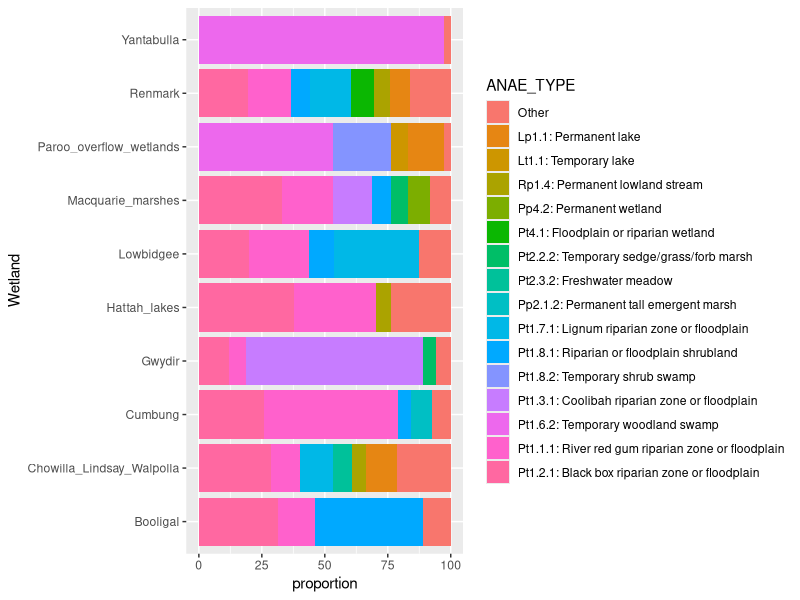
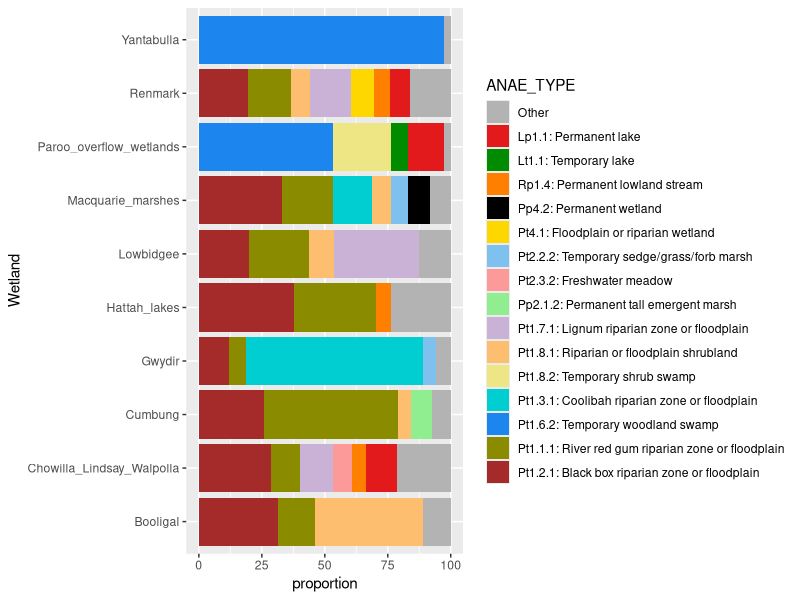
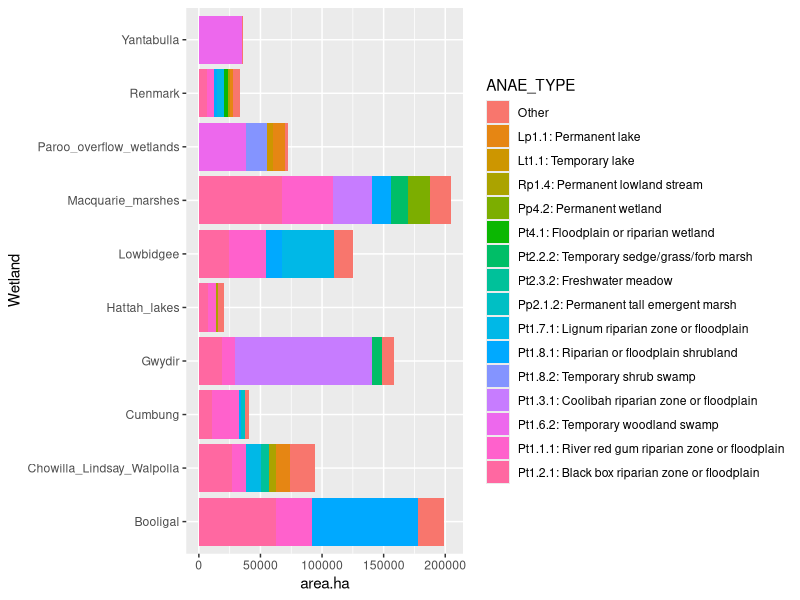

The R script that drew these images, in order: (Note: this script raises an error after producing the figures.)
## ---- chunk 1
knitr::opts_chunk$set(echo = TRUE)
## ---- chunk 2
library(tidyverse)
library(readxl)
library(viridis)

ANAE_prop_5 <- read_excel("raw/Wetland_vege_components_summaries.xlsx", sheet = "Major_>5%")

ANAE_prop_1 <- read_excel("raw/Wetland_vege_components_summaries.xlsx", sheet = "Major_>1%")

ANAE_all <- read_excel("raw/Wetland_vege_components_summaries.xlsx", sheet = "All_ANAE")


vege_prop_5 <- read_excel("raw/Wetland_vege_components_summaries.xlsx", sheet = "vege_5%")

vege_prop_1 <- read_excel("raw/Wetland_vege_components_summaries.xlsx", sheet = "state_vege_conglom_1%")
## ---- chunk 3

# reorder ANAE_TYPE for ANAE_prop_5
ANAE_prop_5$ANAE_TYPE <- factor(ANAE_prop_5$ANAE_TYPE,levels = c( 
  "Other",
  "Lp1.1: Permanent lake",                             
  "Lt1.1: Temporary lake",
  "Rp1.4: Permanent lowland stream",
  "Pp4.2: Permanent wetland",
  "Pt4.1: Floodplain or riparian wetland",
  "Pt2.2.2: Temporary sedge/grass/forb marsh",
  "Pt2.3.2: Freshwater meadow",
  "Pp2.1.2: Permanent tall emergent marsh",
  "Pt1.7.1: Lignum riparian zone or floodplain", 
  "Pt1.8.1: Riparian or floodplain shrubland",
  "Pt1.8.2: Temporary shrub swamp",
  "Pt1.3.1: Coolibah riparian zone or floodplain",
  "Pt1.6.2: Temporary woodland swamp",
  "Pt1.1.1: River red gum riparian zone or floodplain",
  "Pt1.2.1: Black box riparian zone or floodplain"
  ))

ggplot(ANAE_prop_5, aes(fill=ANAE_TYPE, y=proportion, x=Wetland)) +
    geom_bar(position="stack", stat="identity") +
  coord_flip() 

ggplot(ANAE_prop_5, aes(fill=ANAE_TYPE, y=proportion, x=Wetland)) +
    geom_bar(position="stack", stat="identity") +
  coord_flip() + # make horizontal
  scale_fill_manual(values=c("grey70", "#E31A1C", # red
  "green4",
  "#FF7F00", # orange
  "black", "gold1",
  "skyblue2", "#FB9A99", # lt pink
  "palegreen2",
  "#CAB2D6", # lt purple
  "#FDBF6F", # lt orange
  "khaki2",
  "darkturquoise", "dodgerblue2",
"yellow4", "brown"))

ggplot(ANAE_prop_5, aes(fill=ANAE_TYPE, y=area.ha, x=Wetland)) + 
    geom_bar(position="stack", stat="identity") +
  coord_flip() # make horizontal

# too busy
#ggplot(vege_prop_1, aes(fill=ANAE_TYPE, y=proportion, x=Wetland)) +
#    geom_bar(position="stack", stat="identity") +
#  coord_flip()

ggplot(vege_all, aes(fill=ANAE_TYPE, y=area.ha, x=Wetland)) + 
    geom_bar(position = "stack", stat="identity") +
  coord_flip() # make horizontal
## ---- chunk 4
# long to wide, area.ha
ANAE_prop_5_wide <- spread(ANAE_prop_5[,-c(3,5)], Wetland, area.ha)

view(vege_prop_5_wide)

#write.csv(vege_prop_5_wide, file = "output/vege_summ_area_ha.csv")
## ---- chunk 5

# reorder VegeType for vege_prop_5
vege_prop_5$VegeType <- factor(vege_prop_5$VegeType,levels = c(
  "Other",
  "Chenopod low open shrubland - ephemeral partly derived forbland saline wetland",
  "Wetland vegetation",
  "Grassland wetland",
  "Riparian Scrubs or Swampy Scrubs and Woodlands",
  "Canegrass swamp tall grassland wetland",
  "Lignum shrubland wetland", 
  "Nitre Goosefoot shrubland wetland",
  "River Red Gum - Black Box woodland wetland",
  "Coolabah open woodland wetland",
  "Coolabah - River Coobah - Lignum woodland wetland",
  "River Red gum tall open forest or woodland wetland",
  "Black Box woodland wetland"
  ))

ggplot(vege_prop_5, aes(fill=VegeType, y=wetland_prop, x=Wetland_ma)) +
    geom_bar(position="stack", stat="identity") +
  coord_flip() 

ggplot(vege_prop_5, aes(fill=VegeType, y=wetland_prop, x=Wetland_ma)) +
    geom_bar(position="stack", stat="identity") +
  coord_flip() + # make horizontal
  scale_fill_manual(values=c("grey70", "black", "gold1",
  "skyblue2", "#FB9A99", # lt pink
  "palegreen2",
  "#CAB2D6", # lt purple
  "#FDBF6F", # lt orange
  "khaki2",
  "darkturquoise", "dodgerblue2",
"yellow4", "brown"))

ggplot(vege_prop_5, aes(fill=VegeType, y=area.ha, x=Wetland_ma)) + 
    geom_bar(position="stack", stat="identity") +
  coord_flip() # make horizontal

# 1%
ggplot(vege_prop_1, aes(fill=VegeType, y=wetland_prop, x=Wetland_ma)) +
    geom_bar(position="stack", stat="identity") +
  coord_flip()
## ---- chunk 6
# long to wide, area.ha
vege_prop_5_wide <- spread(vege_prop_5[,-c(3,4,6,7)], Wetland_ma, area.ha)

view(vege_prop_5_wide)

#write.csv(vege_prop_5_wide, file = "output/statevege_summ_area_ha.csv")
